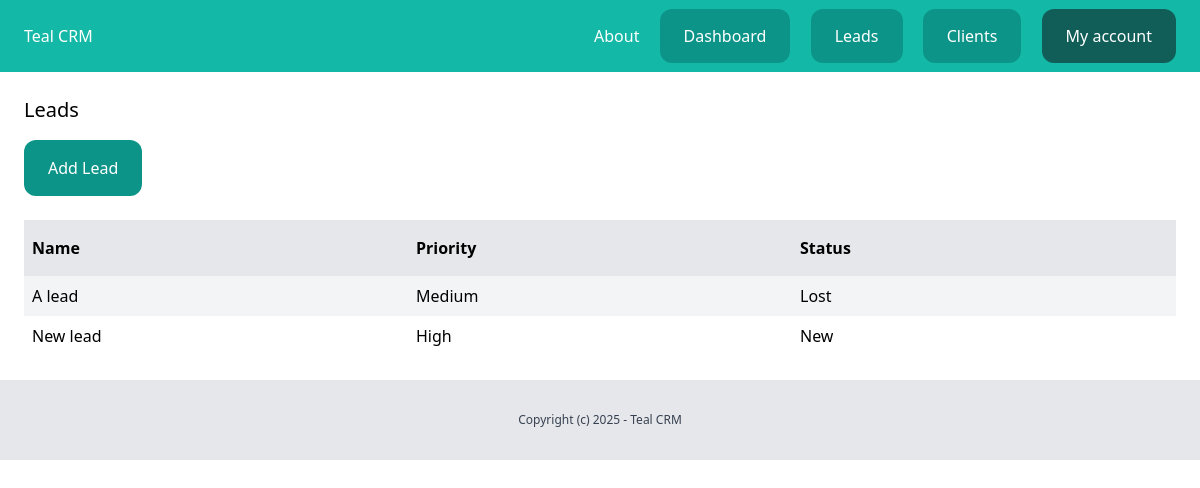
Before: /dashboard/leads/ (signed in) with the older database file.
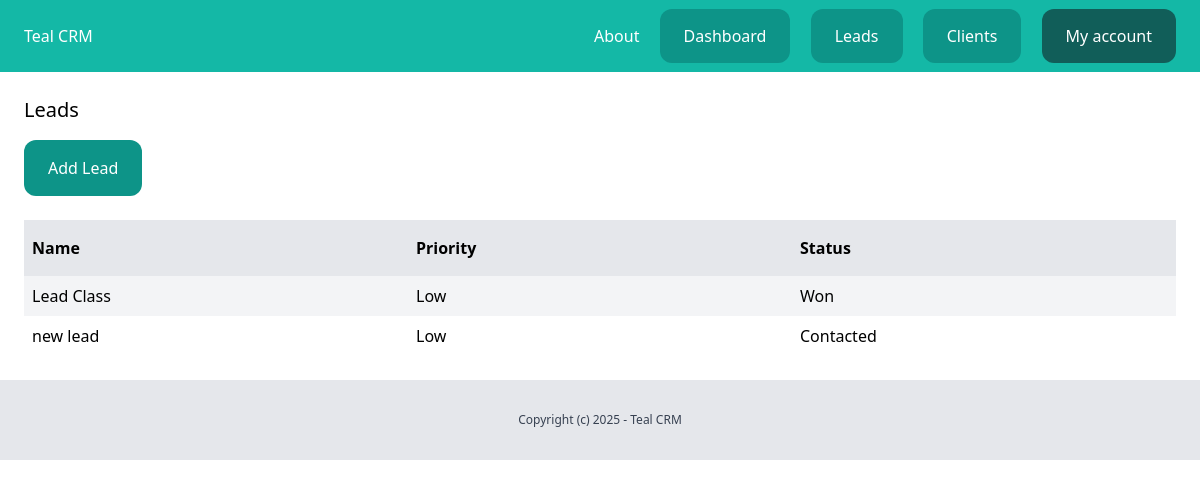
After: the same page with the newer database file.
### lead/models.py (models this page shows, shortened)
class Lead(models.Model):
    LOW = 'low'
    MEDIUM = 'medium'
    HIGH = 'high'
    CHOICES_PRIORITY = (
        (LOW, 'Low'),
        (MEDIUM, 'Medium'),
        (HIGH, 'High'),
    )
    NEW = 'new'
    CONTACTED = 'contacted'
    WON = 'won'
    LOST = 'lost'
    CHOICES_STATUS = (
        (NEW, 'New'),
        (CONTACTED, 'Contacted'),
        (WON, 'Won'),
        (LOST, 'Lost'),
    )
    team = models.ForeignKey(Team, related_name='leads', on_delete=models.CASCADE)
    name = models.CharField(max_length=255)
    email = models.EmailField()
    description = models.TextField(blank=True, null=True)
    priority = models.CharField(max_length=10, choices=CHOICES_PRIORITY, default=MEDIUM)
    status = models.CharField(max_length=10, choices=CHOICES_STATUS, default=NEW)
    converted_to_client = models.BooleanField(default=False)
    created_by = models.ForeignKey(User, related_name='leads', on_delete=models.CASCADE)
    created_at = models.DateTimeField(auto_now_add=True)
    modified_at = models.DateTimeField(auto_now=True)
    class Meta:
        ordering = ('name',)

### lead/views.py (the view)
# urls.py: path('', views.LeadListView.as_view(), name='list'),
class LeadListView(ListView):
    model = Lead
    template_name = 'lead/leads_list.html'
    context_object_name = 'leads'
    @method_decorator(login_required)
    def dispatch(self, request, *args, **kwargs):
        return super().dispatch(request, *args, **kwargs)
    def get_queryset(self):
        queryset = super(LeadListView, self).get_queryset()
        queryset = queryset.filter(created_by=self.request.user, converted_to_client=False)
        return queryset

### lead/templates/lead/leads_list.html (shortened to what this page needs)
{% extends "core/base.html" %}
{% block content %}
    <div class="py-6 px-6">
        <h1 class="mb-4 text-xl">Leads</h1>
        <a href="{% url 'leads:add' %}" class="inline-block py-4 px-6 bg-teal-600 rounded-xl text-white">
            Add Lead
        </a>
        {% if leads %}
            <div class="mt-6 flex justify-between">
                <p class="py-4 px-2 bg-gray-200 font-semibold w-full">Name</p>
                <p class="py-4 px-2 bg-gray-200 font-semibold w-full">Priority</p>
                <p class="py-4 px-2 bg-gray-200 font-semibold w-full">Status</p>
            </div>
            {% for lead in leads %}
                <div class="flex justify-between">
                    <p class="py-2 px-2 w-full {% cycle 'bg-gray-100' '' %}">
                        <a href="{% url 'leads:detail' pk=lead.id %}">{{ lead.name }}</a>
                    </p>
                    <p class="py-2 px-2 w-full {% cycle 'bg-gray-100' '' %}">{{ lead.get_priority_display }}</p>
                    <p class="py-2 px-2 w-full {% cycle 'bg-gray-100' '' %}">{{ lead.get_status_display }}</p>
                </div>
            {% endfor %}
        {% else %}
            <p class="mt-6 px-2">There are no leads in database yet...</p>
        {% endif %}
    </div>
{% endblock %}

### core/templates/core/base.html (shortened to what this page needs)
{% load static %}
<!doctype html>
<html>
  <head>
    <link rel="stylesheet" href="{% static "main.min.css" %}">
  </head>
  <body>
    <div>
        <nav class="py-6 px-6 flex justify-between bg-teal-500">
            <a href="/" class="text-white">Teal CRM</a>
            <div class="space-x-4">
            	<a href="{% url 'about' %}" class="text-white">About</a>
                {% if request.user.is_authenticated %}
                    <a href="{% url 'dashboard:index' %}" class="py-4 px-6 bg-teal-600 rounded-xl text-white">Dashboard</a>
                    <a href="{% url 'leads:list' %}" class="py-4 px-6 bg-teal-600 rounded-xl text-white">Leads</a>
                    <a href="{% url 'clients:list' %}" class="py-4 px-6 bg-teal-600 rounded-xl text-white">Clients</a>
                    <a href="{% url 'user_profile:myaccount' %}" class="py-4 px-6 bg-teal-800 rounded-xl text-white">My account</a>
                {% else %}
                    <a href="{% url 'login' %}" class="py-4 px-6 bg-teal-600 rounded-xl text-white">Log in</a>
                    <a href="{% url 'user_profile:signup' %}" class="py-4 px-6 bg-teal-300 rounded-xl text-white">Sign up</a>
                {% endif %}
            </div>
        </nav>
        {% block content %}
        {% endblock %}
        <footer class="py-8 text-center bg-gray-200">
            <p class="text-xs text-gray-700">Copyright (c) 2025 - Teal CRM</p>
        </footer>
    </div>
  </body>
</html>

Changed rows visible on the page:
removed Lead: name "A lead", priority "Medium", status "Lost"
removed Lead: name "New lead", priority "High", status "New"
added Lead: name "Lead Class", priority "Low", status "Won"
added Lead: name "new lead", priority "Low", status "Contacted"
